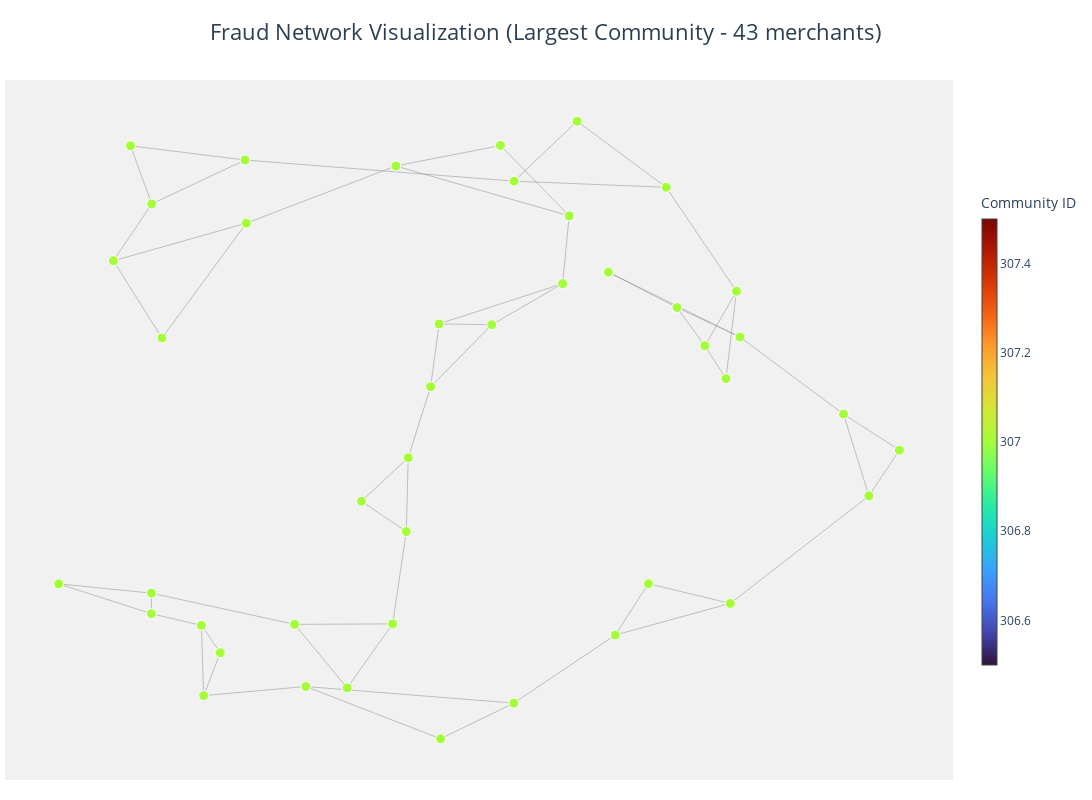

Write notebook code for a chart like this one.
### Code cell
import pandas as pd
import numpy as np
import networkx as nx
import plotly.graph_objects as go
from community import community_louvain

# =====================================================
# LOAD DATA
# =====================================================
print("Loading merchant data and edges...")
df = pd.read_csv("merchant_synthetic_100k_phase6.csv")
edges = pd.read_csv("merchant_edges.csv")

print(f"Total merchants: {len(df)}")
print(f"Total edges: {len(edges)}")

# =====================================================
# FILTER ONLY FRAUD MERCHANTS
# =====================================================
fraud_merchants = set(df[df["is_fraud"] == 1]["merchant_id"].tolist())
print(f"Fraud merchants: {len(fraud_merchants)}")

# Filter edges to only include fraud merchants
fraud_edges = edges[
    (edges["merchant_A"].isin(fraud_merchants)) & 
    (edges["merchant_B"].isin(fraud_merchants))
].copy()

print(f"Edges between fraud merchants: {len(fraud_edges)}")

# =====================================================
# BUILD FRAUD NETWORK GRAPH
# =====================================================
print("\nBuilding fraud network graph...")

G = nx.Graph()
G.add_nodes_from(fraud_merchants)

# Add weighted edges
for _, row in fraud_edges.iterrows():
    G.add_edge(
        row["merchant_A"], 
        row["merchant_B"], 
        weight=row["weight"],
        reason=row["reason"]
    )

print(f"Graph nodes: {G.number_of_nodes()}")
print(f"Graph edges: {G.number_of_edges()}")

# =====================================================
# LOUVAIN COMMUNITY DETECTION
# =====================================================
print("\nDetecting communities using Louvain algorithm...")

partition = community_louvain.best_partition(G, weight="weight")
nx.set_node_attributes(G, partition, "community")

print(f"Communities detected: {len(set(partition.values()))}")

# =====================================================
# EXTRACT LARGEST COMMUNITY
# =====================================================
from collections import Counter

comm_counts = Counter(partition.values())
largest_comm = comm_counts.most_common(1)[0][0]
comm_size = comm_counts.most_common(1)[0][1]

print(f"\nLargest community ID: {largest_comm}")
print(f"Largest community size: {comm_size} merchants")

sub_nodes = [n for n, c in partition.items() if c == largest_comm]
H = G.subgraph(sub_nodes).copy()

print(f"Subgraph: {H.number_of_nodes()} nodes, {H.number_of_edges()} edges")

# =====================================================
# CALCULATE NODE POSITIONS
# =====================================================
print("\nCalculating node positions (spring layout)...")

pos = nx.spring_layout(H, seed=42, weight="weight", iterations=50, k=0.5)

# Extract coordinates
x_nodes = [pos[n][0] for n in H.nodes()]
y_nodes = [pos[n][1] for n in H.nodes()]

# =====================================================
# CREATE EDGE TRACE
# =====================================================
edge_x, edge_y = [], []
for edge in H.edges():
    x0, y0 = pos[edge[0]]
    x1, y1 = pos[edge[1]]
    edge_x += [x0, x1, None]
    edge_y += [y0, y1, None]

edge_trace = go.Scatter(
    x=edge_x,
    y=edge_y,
    mode="lines",
    hoverinfo="none",
    line=dict(width=0.5, color="#888888"),
    name="Edges"
)

# =====================================================
# CREATE NODE TRACE
# =====================================================
node_trace = go.Scatter(
    x=x_nodes,
    y=y_nodes,
    mode="markers",
    hoverinfo="text",
    marker=dict(
        showscale=True,
        colorscale="Turbo",
        color=[partition[n] for n in H.nodes()],
        size=10,
        line=dict(width=1, color="white"),
        colorbar=dict(
            title=dict(text="Community ID"),
            thickness=15,
            len=0.7
        )
    ),
    text=[f"Merchant: {n}<br>Community: {partition[n]}" for n in H.nodes()],
    name="Merchants"
)

# =====================================================
# CREATE FIGURE WITH PLOTLY
# =====================================================
fig = go.Figure(
    data=[edge_trace, node_trace],
    layout=go.Layout(
        title=dict(
            text=f"Fraud Network Visualization (Largest Community - {comm_size} merchants)",
            font=dict(size=22, color="#2c3e50"),
            x=0.5,
            xanchor="center"
        ),
        showlegend=False,
        hovermode="closest",
        margin=dict(b=20, l=5, r=5, t=80),
        plot_bgcolor="rgba(240, 240, 240, 0.9)",
        xaxis=dict(showgrid=False, zeroline=False, showticklabels=False),
        yaxis=dict(showgrid=False, zeroline=False, showticklabels=False),
        width=1200,
        height=800
    )
)

fig.show()

# =====================================================
# PRINT COMMUNITY STATISTICS
# =====================================================
print("\n" + "="*60)
print("COMMUNITY STATISTICS")
print("="*60)

all_communities = sorted(set(partition.values()))
for comm_id in all_communities[:10]:  # Top 10 communities
    comm_merchants = [n for n, c in partition.items() if c == comm_id]
    comm_edges = H.subgraph(comm_merchants).number_of_edges() if len(comm_merchants) > 1 else 0
    print(f"Community {comm_id}: {len(comm_merchants)} merchants, {comm_edges} edges")

# =====================================================
# SAVE COMMUNITY DATA
# =====================================================
print("\n" + "="*60)
print("Saving community analysis...")
print("="*60)

# Save all communities
community_data = []
for merchant_id, comm_id in partition.items():
    community_data.append({
        'merchant_id': merchant_id,
        'community_id': comm_id
    })

comm_df = pd.DataFrame(community_data)
comm_df.to_csv("merchant_communities.csv", index=False)
print("✓ Saved: merchant_communities.csv")

# Save largest community details
largest_comm_df = pd.DataFrame({'merchant_id': sub_nodes})
largest_comm_df = largest_comm_df.merge(
    df[['merchant_id', 'merchant_tier', 'merchant_category', 'is_kyc_verified', 'avg_txn_value', 'chargeback_rate']],
    on='merchant_id'
)
largest_comm_df.to_csv("largest_fraud_community_merchants.csv", index=False)
print("✓ Saved: largest_fraud_community_merchants.csv")

print("\n✓ FRAUD NETWORK VISUALIZATION COMPLETE")

### Figure 1 — Plotly figure (JSON) as saved in the notebook; plotly's stock layout.template omitted (floating-point values rounded to 4 significant figures; data arrays with more than 128 entries replaced by an {"elided": "..."} marker saying what was removed)
{"data": [{"hoverinfo": "none", "line": {"color": "#888888", "width": 0.5}, "mode": "lines", "name": "Edges", "type": "scatter", "x": {"elided": "174 float values"}, "y": {"elided": "174 float values"}}, {"hoverinfo": "text", "marker": {"color": [307, 307, 307, 307, 307, 307, 307, 307, 307, 307, 307, 307, 307, 307, 307, 307, 307, 307, 307, 307, 307, 307, 307, 307, 307, 307, 307, 307, 307, 307, 307, 307, 307, 307, 307, 307, 307, 307, 307, 307, 307, 307, 307], "colorbar": {"len": 0.7, "thickness": 15, "title": {"text": "Community ID"}}, "colorscale": [[0, "#30123b"], [0.07143, "#4145ab"], [0.1429, "#4675ed"], [0.2143, "#39a2fc"], [0.2857, "#1bcfd4"], [0.3571, "#24eca6"], [0.4286, "#61fc6c"], [0.5, "#a4fc3b"], [0.5714, "#d1e834"], [0.6429, "#f3c63a"], [0.7143, "#fe9b2d"], [0.7857, "#f36315"], [0.8571, "#d93806"], [0.9286, "#b11901"], [1, "#7a0402"]], "line": {"color": "white", "width": 1}, "showscale": true, "size": 10}, "mode": "markers", "name": "Merchants", "text": ["Merchant: M_79940<br>Community: 307", "Merchant: M_68249<br>Community: 307", "Merchant: M_57653<br>Community: 307", "Merchant: M_88290<br>Community: 307", "Merchant: M_55422<br>Community: 307", "Merchant: M_10768<br>Community: 307", "Merchant: M_66947<br>Community: 307", "Merchant: M_2335<br>Community: 307", "Merchant: M_28179<br>Community: 307", "Merchant: M_64650<br>Community: 307", "Merchant: M_8802<br>Community: 307", "Merchant: M_43272<br>Community: 307", "Merchant: M_84666<br>Community: 307", "Merchant: M_69417<br>Community: 307", "Merchant: M_49084<br>Community: 307", "Merchant: M_61136<br>Community: 307", "Merchant: M_18178<br>Community: 307", "Merchant: M_6856<br>Community: 307", "Merchant: M_22538<br>Community: 307", "Merchant: M_12450<br>Community: 307", "Merchant: M_91186<br>Community: 307", "Merchant: M_3872<br>Community: 307", "Merchant: M_6874<br>Community: 307", "Merchant: M_81614<br>Community: 307", "Merchant: M_20820<br>Community: 307", "Merchant: M_86631<br>Community: 307", "Merchant: M_80401<br>Community: 307", "Merchant: M_41485<br>Community: 307", "Merchant: M_65619<br>Community: 307", "Merchant: M_91900<br>Community: 307", "Merchant: M_73811<br>Community: 307", "Merchant: M_28761<br>Community: 307", "Merchant: M_11292<br>Community: 307", "Merchant: M_50614<br>Community: 307", "Merchant: M_26258<br>Community: 307", "Merchant: M_70643<br>Community: 307", "Merchant: M_70736<br>Community: 307", "Merchant: M_51035<br>Community: 307", "Merchant: M_18547<br>Community: 307", "Merchant: M_44846<br>Community: 307", "Merchant: M_35813<br>Community: 307", "Merchant: M_65968<br>Community: 307", "Merchant: M_83486<br>Community: 307"], "type": "scatter", "x": [0.2568, -0.02736, -0.5121, -0.4243, 0.3352, -0.6626, -0.09485, -0.04469, -0.5166, -0.4779, 0.5723, 0.4037, -0.4269, -0.8107, -0.2166, -0.1229, -0.09087, 0.09902, -0.6197, 0.9204, -0.6191, -0.3248, 0.3212, 0.2405, 0.5851, 0.8577, 0.4626, 0.5198, -0.1872, -0.3018, -0.6199, 0.2271, 0.5922, 0.08112, -0.1163, 0.8054, -0.6979, 0.4403, -0.02433, -0.5979, 0.127, 0.1265, 0.5633], "y": [0.9432, 0.3055, -0.8642, 0.6224, -0.6738, 0.8659, -0.348, 0.1078, -0.6433, -0.7291, -0.5741, -0.5122, 0.8211, -0.5125, -0.8399, -0.6385, -0.1155, 0.8669, -0.5418, -0.09186, 0.683, -0.64, 0.4684, 0.6454, 0.4081, -0.2357, 0.3571, 0.2367, -0.2526, -0.8357, -0.6064, 0.4321, 0.264, 0.3029, 0.8024, 0.02169, 0.5039, 0.7353, -1, 0.2611, 0.7546, -0.8879, 0.1334]}], "layout": {"height": 800, "hovermode": "closest", "margin": {"b": 20, "l": 5, "r": 5, "t": 80}, "plot_bgcolor": "rgba(240, 240, 240, 0.9)", "showlegend": false, "title": {"font": {"color": "#2c3e50", "size": 22}, "text": "Fraud Network Visualization (Largest Community - 43 merchants)", "x": 0.5, "xanchor": "center"}, "width": 1200, "xaxis": {"showgrid": false, "showticklabels": false, "zeroline": false}, "yaxis": {"showgrid": false, "showticklabels": false, "zeroline": false}}}
